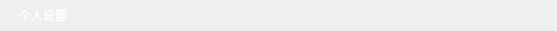
<?xml version="1.0" encoding="UTF-8"?>
<ui version="4.0">
 <class>UIYL_TopMenuFunPanel</class>
 <widget class="QWidget" name="UIYL_TopMenuFunPanel">
  <property name="geometry">
   <rect>
    <x>0</x>
    <y>0</y>
    <width>557</width>
    <height>31</height>
   </rect>
  </property>
  <layout class="QHBoxLayout" name="horizontalLayout">
   <property name="spacing">
    <number>0</number>
   </property>
   <property name="margin">
    <number>0</number>
   </property>
   <item>
    <widget class="QWidget" name="widget_top_menu" native="true">
     <property name="minimumSize">
      <size>
       <width>0</width>
       <height>30</height>
      </size>
     </property>
     <property name="styleSheet">
      <string notr="true">
QPushButton{
	border:0px;
    color:#FFFFFF;
    padding-left:10px;
    padding-right:10px;
  padding-top:3px;
    padding-bottom:3px;

}

QPushButton:hover, QPushButton:pressed{
    background: rgba(0, 0, 0, 55);
    border-radius: 5px;
}          
          </string>
     </property>
     <layout class="QHBoxLayout" name="horizontalLayout_3">
      <property name="spacing">
       <number>0</number>
      </property>
      <property name="leftMargin">
       <number>9</number>
      </property>
      <property name="topMargin">
       <number>0</number>
      </property>
      <property name="rightMargin">
       <number>0</number>
      </property>
      <property name="bottomMargin">
       <number>0</number>
      </property>
      <item>
       <widget class="QPushButton" name="m_personinfo_btn">
        <property name="minimumSize">
         <size>
          <width>0</width>
          <height>22</height>
         </size>
        </property>
        <property name="styleSheet">
         <string notr="true"/>
        </property>
        <property name="text">
         <string>个人设置</string>
        </property>
       </widget>
      </item>
      <item>
       <widget class="QWidget" name="widget_2" native="true">
        <property name="minimumSize">
         <size>
          <width>10</width>
          <height>25</height>
         </size>
        </property>
        <layout class="QHBoxLayout" name="m_top_menu_hori">
         <property name="spacing">
          <number>10</number>
         </property>
         <property name="leftMargin">
          <number>10</number>
         </property>
         <property name="topMargin">
          <number>0</number>
         </property>
         <property name="rightMargin">
          <number>6</number>
         </property>
         <property name="bottomMargin">
          <number>0</number>
         </property>
        </layout>
       </widget>
      </item>
      <item>
       <spacer name="horizontalSpacer">
        <property name="orientation">
         <enum>Qt::Horizontal</enum>
        </property>
        <property name="sizeType">
         <enum>QSizePolicy::Expanding</enum>
        </property>
        <property name="sizeHint" stdset="0">
         <size>
          <width>40</width>
          <height>20</height>
         </size>
        </property>
       </spacer>
      </item>
     </layout>
    </widget>
   </item>
  </layout>
 </widget>
 <layoutdefault spacing="6" margin="11"/>
 <resources>
  <include location="../../../../../../main/src/main/client_resouce/easyliaoclient.qrc"/>
 </resources>
 <connections/>
</ui>
